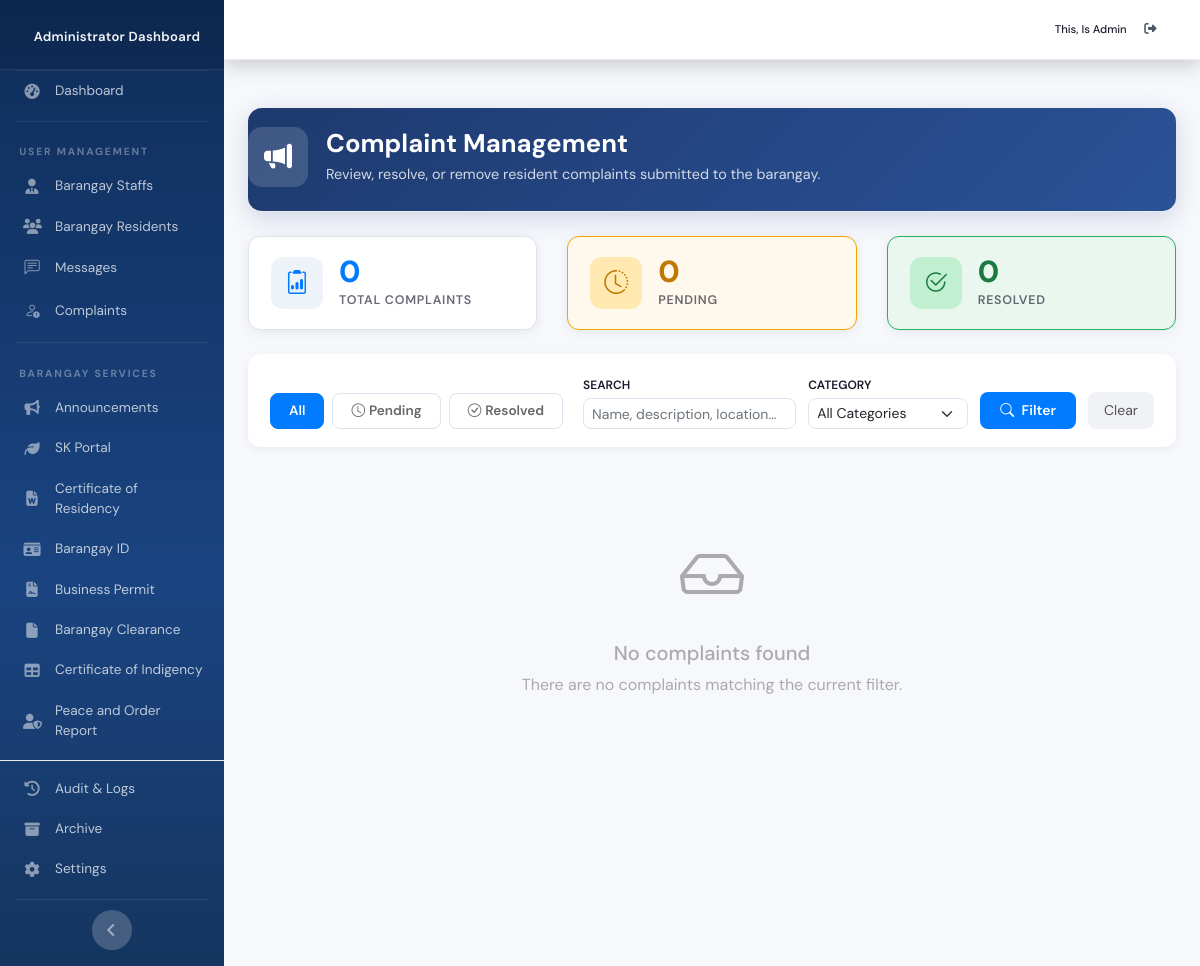
The page /admn_complaints.php (signed in) on the database as committed earlier.
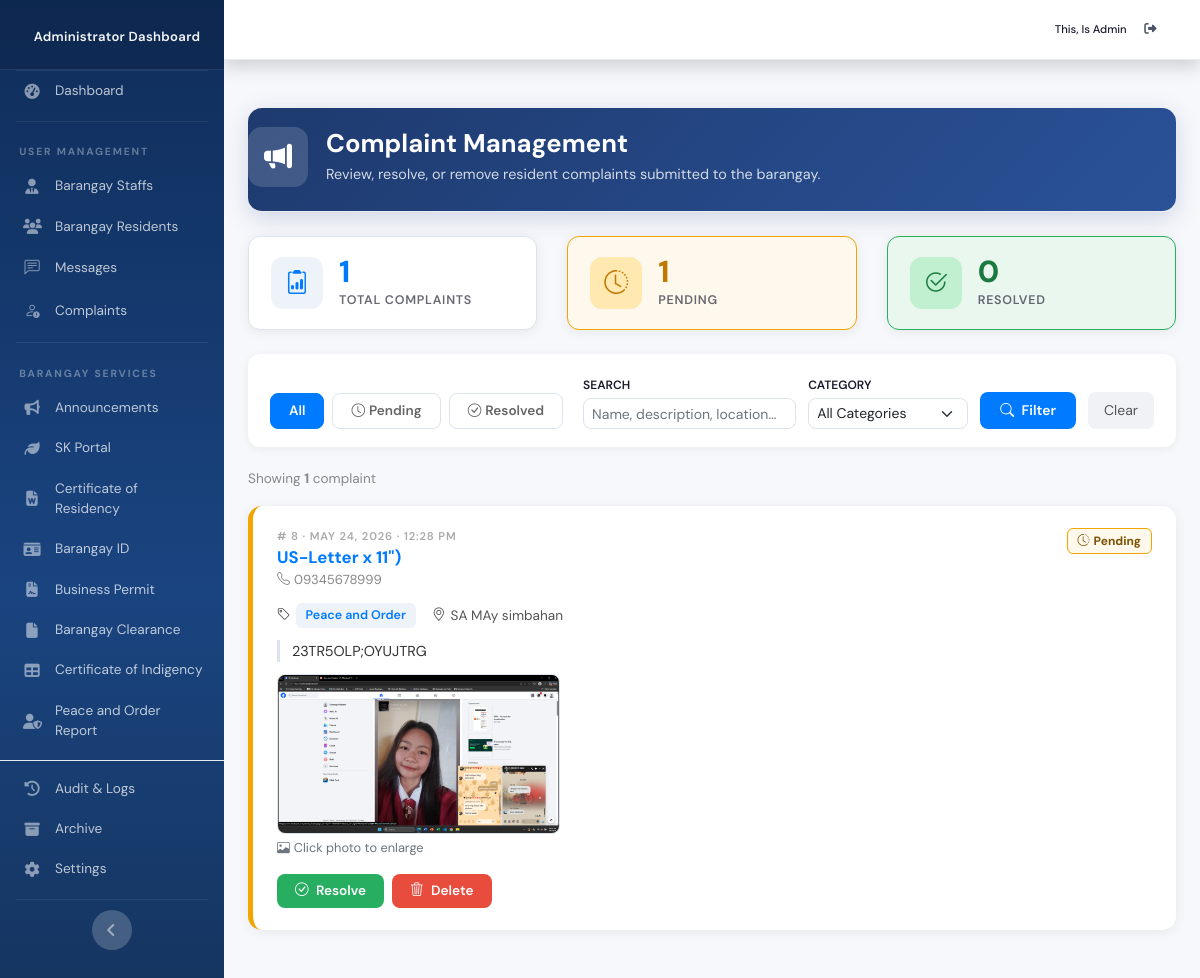
The same page on the database as committed later.
### tables this page shows
CREATE TABLE `tbl_complaints` (
  `id` int NOT NULL,
  `resident_id` int DEFAULT NULL,
  `full_name` varchar(150) NOT NULL,
  `contact_number` varchar(20) DEFAULT NULL,
  `address` varchar(255) DEFAULT NULL,
  `category` varchar(100) NOT NULL,
  `description` text NOT NULL,
  `location` varchar(255) DEFAULT NULL,
  `photo_path` varchar(255) DEFAULT NULL,
  `status` enum('pending','resolved') NOT NULL DEFAULT 'pending',
  `admin_remarks` text,
  `date_submitted` datetime NOT NULL DEFAULT CURRENT_TIMESTAMP,
  `date_updated` datetime DEFAULT NULL ON UPDATE CURRENT_TIMESTAMP
);

### admn_complaints.php (the view, shortened to what the changed rows need)
<?php
$host   = 'localhost';
$dbname = 'bmis';
$dbuser = 'root';
$dbpass = '';
$pdo = null;
try {
    $pdo = new PDO("mysql:host=$host;dbname=$dbname;charset=utf8mb4", $dbuser, $dbpass);
    $pdo->setAttribute(PDO::ATTR_ERRMODE, PDO::ERRMODE_EXCEPTION);
} catch (PDOException $e) {
    $db_error = $e->getMessage();
}
$params   = [];
$sql = "SELECT * FROM tbl_complaints";
$sql .= ' ORDER BY date_submitted DESC';
$complaints = [];
$count_all = $count_pending = $count_resolved = 0;
if ($pdo) {
    $count_all      = (int)$pdo->query("SELECT COUNT(*) FROM tbl_complaints")->fetchColumn();
    $count_pending  = (int)$pdo->query("SELECT COUNT(*) FROM tbl_complaints WHERE status='pending'")->fetchColumn();
    $stmt = $pdo->prepare($sql);
    $stmt->execute($params);
    $complaints = $stmt->fetchAll(PDO::FETCH_ASSOC);
}
?>
<?php
$sidebar_exists = file_exists(__DIR__ . '/dashboard_sidebar_start.php');
if ($sidebar_exists) include('dashboard_sidebar_start.php');
?>
<!DOCTYPE html>
<html lang="en">
<head>
<link href="https://cdn.jsdelivr.net/npm/bootstrap@5.3.0/dist/css/bootstrap.min.css" rel="stylesheet">
<link rel="stylesheet" href="https://cdn.jsdelivr.net/npm/bootstrap-icons@1.11.3/font/bootstrap-icons.min.css">
</head>
<body>
<div class="container-fluid py-4 px-4">
    <div class="page-header">
        <div>
            <h2>Complaint Management</h2>
        </div>
    </div>
    <div class="row g-3 mb-4">
        <div class="col-12 col-sm-4">
            <div class="stat-card stat-all">
                <div>
                    <div class="stat-val"><?= $count_all ?></div>
                    <div class="stat-lbl">Total Complaints</div>
                </div>
            </div>
        </div>
        <div class="col-12 col-sm-4">
            <div class="stat-card stat-pending">
                <div>
                    <div class="stat-val"><?= $count_pending ?></div>
                    <div class="stat-lbl">Pending</div>
                </div>
            </div>
        </div>
    </div>
    <?php if (empty($complaints)): ?>
    <div class="empty-state">
        <i class="bi bi-inbox"></i>
        <h5>No complaints found</h5>
        <p>There are no complaints matching the current filter.</p>
    </div>
    <?php else: ?>
    <div class="d-flex justify-content-between align-items-center mb-3">
        <span style="font-size:.85rem;color:#888;">
            Showing <strong><?= count($complaints) ?></strong> complaint<?= count($complaints) !== 1 ? 's' : '' ?>
        </span>
    </div>
    <div class="complaint-list">
    <?php foreach ($complaints as $c):
        $is_pending  = $c['status'] === 'pending';
        $card_class  = $is_pending ? 'c-pending' : 'c-resolved';
        $modal_id    = 'modal-' . $c['id'];
    ?>
    <div class="c-card <?= $card_class ?>">
        <div class="c-card-header">
            <div>
                <div class="c-id"># <?= $c['id'] ?> · <?= date('M d, Y · h:i A', strtotime($c['date_submitted'])) ?></div>
                <div class="c-name"><?= htmlspecialchars($c['full_name']) ?></div>
                <?php if ($c['contact_number']): ?>
                <div class="c-contact"><i class="bi bi-telephone me-1"></i><?= htmlspecialchars($c['contact_number']) ?></div>
                <?php endif; ?>
            </div>
            <div>
                <?php if ($is_pending): ?>
                <span class="badge-pending"><i class="bi bi-clock-history me-1"></i>Pending</span>
                <?php else: ?>
                <span class="badge-resolved"><i class="bi bi-check-circle me-1"></i>Resolved</span>
                <?php endif; ?>
            </div>
        </div>
        <div class="c-meta">
            <span><i class="bi bi-tag"></i> <span class="c-category-tag"><?= htmlspecialchars($c['category']) ?></span></span>
            <?php if ($c['location']): ?>
            <span><i class="bi bi-geo-alt"></i> <?= htmlspecialchars($c['location']) ?></span>
            <?php endif; ?>
        </div>
        <div class="c-description"><?= nl2br(htmlspecialchars($c['description'])) ?></div>
        <?php if ($c['photo_path'] && file_exists(__DIR__ . '/' . $c['photo_path'])): ?>
        <div class="c-photo">
            <img src="<?= htmlspecialchars($c['photo_path']) ?>"
                 alt="Complaint photo"
                 data-bs-toggle="modal" data-bs-target="#<?= $modal_id ?>-photo">
            <small class="text-muted d-block mt-1"><i class="bi bi-image me-1"></i>Click photo to enlarge</small>
        </div>
        <?php endif; ?>
        <div class="c-actions">
            <?php if ($is_pending): ?>
            <button class="btn-resolve"
                    data-bs-toggle="modal"
                    data-bs-target="#<?= $modal_id ?>-resolve">
                <i class="bi bi-check-circle me-1"></i> Resolve
            </button>
            <?php endif; ?>
            <button class="btn-delete-card"
                    data-bs-toggle="modal"
                    data-bs-target="#<?= $modal_id ?>-delete">
                <i class="bi bi-trash3 me-1"></i> Delete
            </button>
        </div>
    </div>
    <?php endforeach; ?>
    </div>
    <?php endif; ?>
</div>
<?php if ($sidebar_exists) include('dashboard_sidebar_end.php'); ?>
</body>
</html>

Rows that differ between the two databases and show on the page:
added tbl_complaints: id "8", date_submitted "MAY 24, 2026 · 12:28 PM", full_name "US-Letter x 11\")", contact_number "09345678999", status "pending" (drawn), category "Peace and Order", location "SA MAy simbahan", description "23TR5OLP;OYUJTRG", photo_path (picture)
Other text that changed with them:
$count_all: "0" → "1"
$count_pending: "0" → "1"
count($complaints): (not shown) → "1"
text no longer shown: "No complaints found There are no complaints matching the current filter."
text now shown: "Showing complaint"
